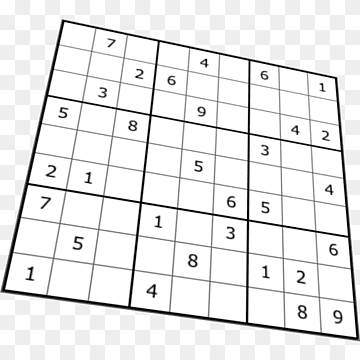
#> input picture openCV/openCV.py/image_processing/sudoku.png, 360 x 360 px
$ python 27.houghLine_transform_01.py
#> lines starting #> are read from the running program, lines starting #| are printed output that depends on the picture; after the words box and inside, x2 and y2 are one past the last pixel; in counts of white or black regions, pixels touching at a corner belong together
import cv2 as cv
import numpy as np
img = cv.imread(cv.samples.findFile('sudoku.png'))
#> img is the input picture: shape (360, 360, 3); min 2, max 255, mean 235
gray = cv.cvtColor(img,cv.COLOR_BGR2GRAY)
edges = cv.Canny(gray,50,150,apertureSize = 3)
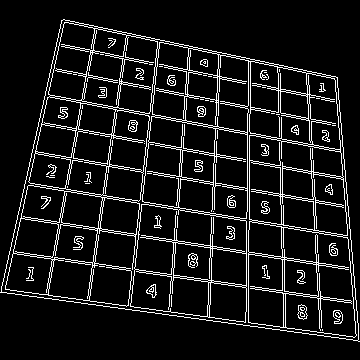
#> edges: shape (360, 360); 9.5% white in thin lines or dots, all inside (x1, y1, x2, y2) = (0, 19, 360, 342)
lines = cv.HoughLines(edges,1,np.pi/180,200)
#> lines = [[210, 1.73], [212, 1.73], [285, 1.71], [288, 1.71], [57, 1.76]]
for line in lines:
    rho,theta = line[0]
    a = np.cos(theta)
    b = np.sin(theta)
    x0 = a*rho
    y0 = b*rho
    x1 = int(x0 + 1000*(-b))
    y1 = int(y0 + 1000*(a))
    x2 = int(x0 - 1000*(-b))
    y2 = int(y0 - 1000*(a))
    cv.line(img,(x1,y1),(x2,y2),(0,0,255),2)
#> this loop made 5 passes
#> (rho, theta, a, b, x0, y0, x1, y1) on passes 1 to 5: (210, 1.73, -0.156, 0.988, -32.85, 207.4, -1020, 50), (212, 1.73, -0.156, 0.988, -33.16, 209.4, -1020, 52), (285, 1.71, -0.139, 0.99, -39.66, 282.2, -1029, 143), (288, 1.71, -0.139, 0.99, -40.08, 285.2, -1030, 146), (57, 1.76, -0.191, 0.982, -10.88, 55.95, -992, -134)
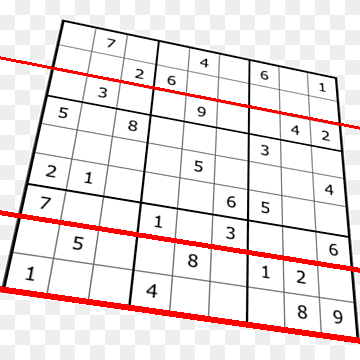
#> img: shape (360, 360, 3); 3.91% of pixels changed, all inside (x1, y1, x2, y2) = (0, 56, 360, 344)
cv.imwrite('houghlines3.jpg',img)
cv.imshow('hough line', img )
cv.waitKey(0)

$ run again, with openCV/openCV.py/image_processing/bad_rect.png copied over openCV/openCV.py/image_processing/sudoku.png
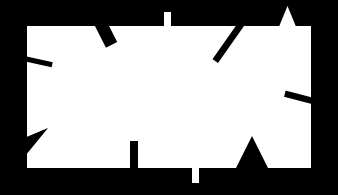
#> input picture openCV/openCV.py/image_processing/bad_rect.png, 338 x 195 px
#> img is the input picture: shape (195, 338, 3); min 0, max 255, mean 150.6
#> `edges = cv.Canny(gray,50,150,apertureSize = 3)`:
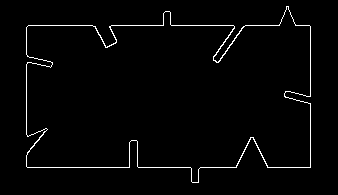
#> edges: shape (195, 338); 2% white in thin lines or dots, all inside (x1, y1, x2, y2) = (26, 6, 311, 183)
#> lines = [[167, 1.57], [25, 1.57]]
#> the loop `for line in lines:` made 2 passes
#> (rho, theta, a, b, x0, y0, x1, y1) on passes 1 to 2: (167, 1.57, -4.37e-08, 1, -7.3e-06, 167, -1000, 166), (25, 1.57, -4.37e-08, 1, -1.09e-06, 25, -1000, 24)
#> after the loop `for line in lines:`:
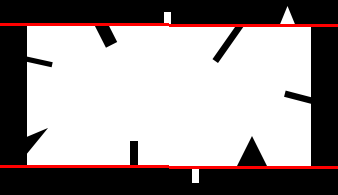
#> img: shape (195, 338, 3); 3.08% of pixels changed, all inside (x1, y1, x2, y2) = (0, 23, 338, 169)
